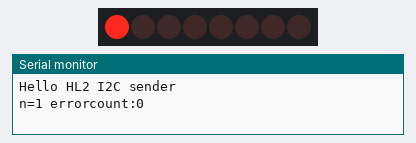
Bench run of a sketch on a simulated ESP32. On the bench: 8 port-expander outputs drawn as a row of LEDs (first output left, lit = HIGH), the last lines printed to the serial monitor. Wiring (inferred from the names in the program): MCP23008 port expander at I2C address 0x20. Wiring (inferred from the signals the program sends): row of LEDs: on Q0, Q1, Q2, Q3, Q4, Q5, Q6, Q7.

Above: at 0.5 s.
At 2.5 s:
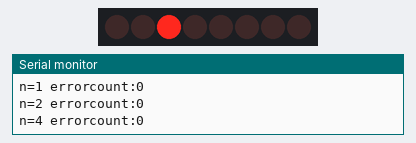
At 3.5 s:
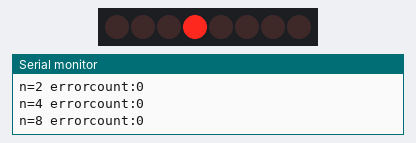
At 4.5 s:
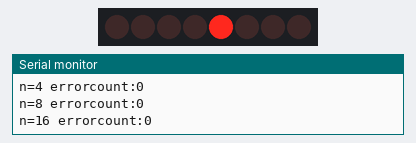
At 6.5 s:
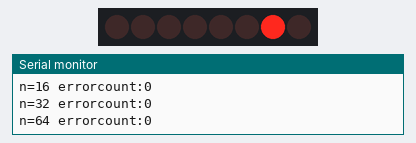
At 9.5 s:
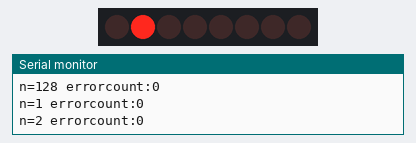
Timing chart, 0 to 10.4 s (numbered marks = the images above):
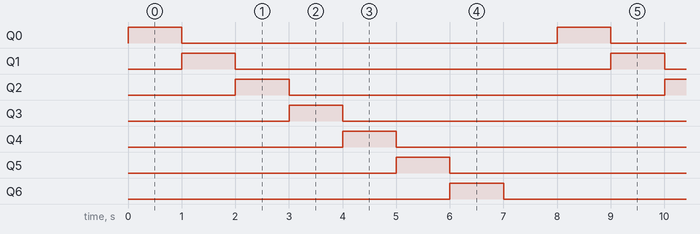

Measured:
- by itself, Q0–6: alternates HIGH for 1.0 s and LOW for 7.0 s
- by itself, everything shown: repeats every 8.0 s, in 8 steps

The sketch:

LPFTest_I2C_interface.ino
```cpp
// I2C slave sample code
// send bytes to I2C bus

#include <Wire.h>
//MCP23008 registers:
#define IODIR   0x00
#define GPINTEN 0x02
#define IOCON   0x05
#define INTCAP  0x08
#define GPIO    0x0A

//Arduino nano pins:
//SDA pin A4
//SCL pin A5
//Espressif ESP-32 Pins:
//SDA pin G21
//SCL pin G22

const int pSDA1 = 21;
const int pSCL1 = 22;
const int I2Cspeed = 400000; //100 or 400kHz are standard
const byte IO = 0x20; //MCP address

byte x = 0;
byte y = 0;
byte buffer[32];  //wire.h has 32byte buffer
unsigned long errorCount = 0;

void setup() {
  Wire.begin(pSDA1, pSCL1,I2Cspeed);  // join i2c bus as master
  Serial.begin(115200);             // start serial for output
  Serial.println("Hello HL2 I2C sender");
  setI2CReg(IODIR, 0x80);
  setI2CReg(GPINTEN, 0x80);
  setI2CReg(IOCON, 0x22);
}

void loop() {
  byte chck = 0;
  buffer[0] = 0x0A;   //gpio write mask
  buffer[1] = 1 << x; //shift left bit by x bits

  for (int n=0;n<31;n++) chck += buffer[n];
  buffer[31] = chck;
  Wire.beginTransmission(IO); // transmit to device #
  Wire.write(buffer,2); // sends 2 bytes
  byte error = Wire.endTransmission(); // stop transmitting
  String snd = "n=";
  snd = snd+buffer[1]+" errorcount:";
  snd += errorCount;
  Serial.println(snd);


  x++;
  if (x>7) {x=0;y++;}

  if (error!=0) {
      //Serial.println("error connect to slave");
      errorCount++;
  }


  delay(1000);
}

void setI2CReg(byte reg, byte val)
{
  Wire.beginTransmission(IO);
  Wire.write(reg);
  Wire.write(val);
  Wire.endTransmission();
}
```
